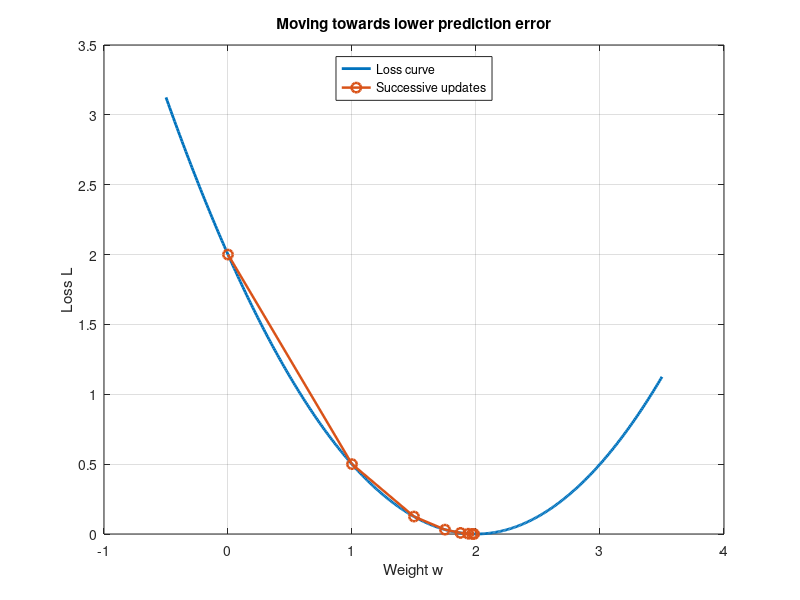

Write the MATLAB code that produced this figure.
%% ANN Demo 0D: A complete numerical example of gradient descent
% Base MATLAB. A single linear unit: input x=1, bias b=0, target t=2.
% Output y = w*x; loss L = 0.5*(target-y)^2.
clear; clc; close all;

target = 2;
x = 1;
eta = 0.50;        % Try 0.10, 0.50, 1.00, 1.50, 2.20
nSteps = 7;
w = zeros(nSteps+1,1);
loss = zeros(nSteps+1,1);
for k = 1:nSteps+1
    y = w(k)*x;
    loss(k) = 0.5*(target-y)^2;
    fprintf('Step %d: w=%.4f, y=%.4f, loss=%.4f\n',k-1,w(k),y,loss(k));
    if k <= nSteps
        grad = (y-target)*x;   % derivative of this particular loss wrt w
        w(k+1) = w(k)-eta*grad;
    end
end

ww = linspace(-0.5,3.5,401);
figure('Color','w','Name','Gradient descent on a simple loss curve');
plot(ww,0.5*(target-ww*x).^2,'LineWidth',2); hold on;
plot(w,loss,'o-','LineWidth',1.8,'MarkerSize',7);
xlabel('Weight w'); ylabel('Loss L'); title('Moving towards lower prediction error');
grid on; legend('Loss curve','Successive updates','Location','north');
